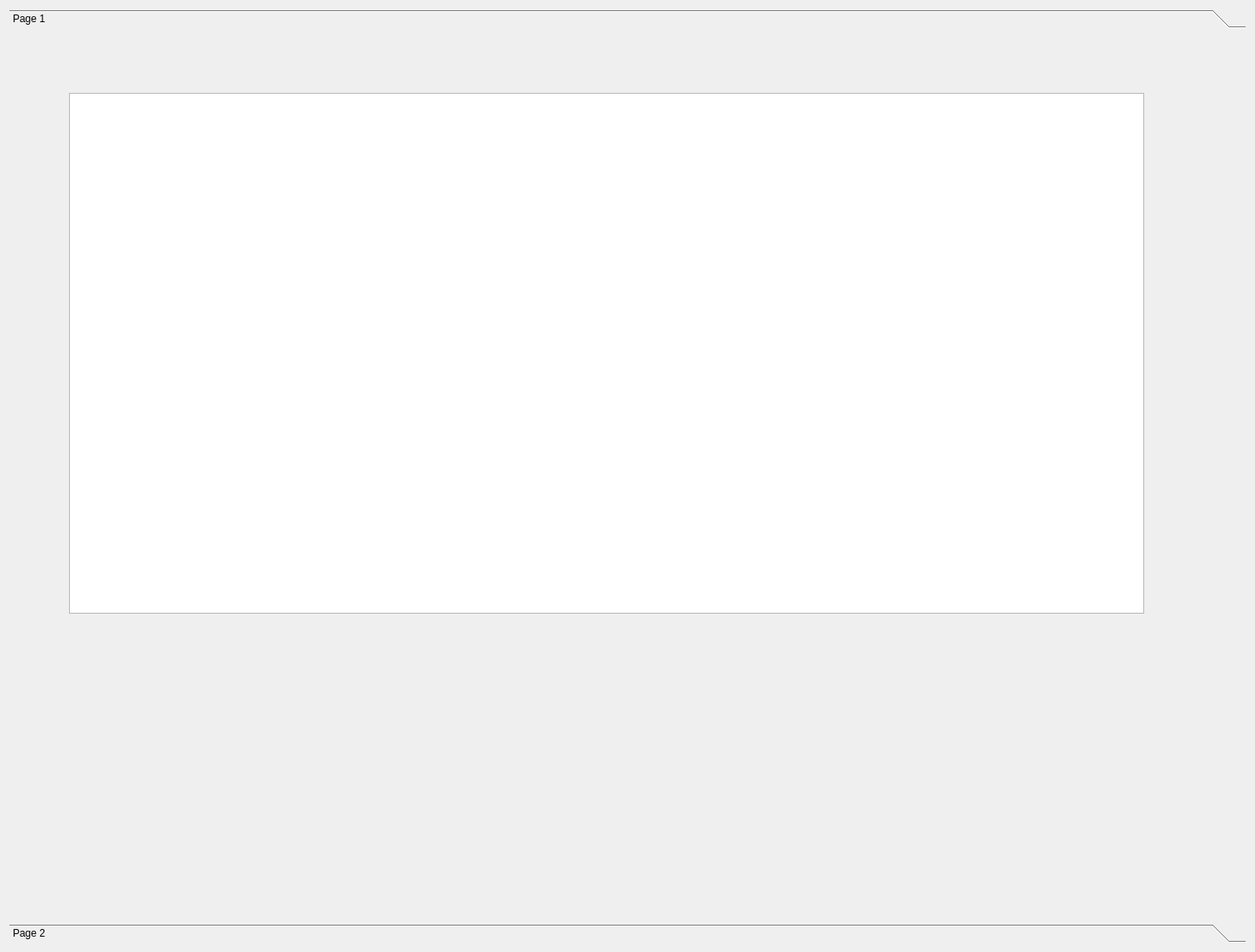
<?xml version="1.0" encoding="UTF-8"?>
<ui version="4.0">
 <class>cGlpiSync</class>
 <widget class="QWidget" name="cGlpiSync">
  <property name="geometry">
   <rect>
    <x>0</x>
    <y>0</y>
    <width>1472</width>
    <height>1117</height>
   </rect>
  </property>
  <property name="windowTitle">
   <string>Form</string>
  </property>
  <layout class="QVBoxLayout" name="verticalLayout">
   <item>
    <widget class="QToolBox" name="toolBox">
     <property name="currentIndex">
      <number>0</number>
     </property>
     <widget class="QWidget" name="pageLocation">
      <property name="geometry">
       <rect>
        <x>0</x>
        <y>0</y>
        <width>1454</width>
        <height>1037</height>
       </rect>
      </property>
      <attribute name="label">
       <string>Page 1</string>
      </attribute>
      <widget class="QTreeView" name="treeView">
       <property name="geometry">
        <rect>
         <x>70</x>
         <y>70</y>
         <width>1261</width>
         <height>611</height>
        </rect>
       </property>
      </widget>
     </widget>
     <widget class="QWidget" name="page_2">
      <property name="geometry">
       <rect>
        <x>0</x>
        <y>0</y>
        <width>1454</width>
        <height>1037</height>
       </rect>
      </property>
      <attribute name="label">
       <string>Page 2</string>
      </attribute>
     </widget>
    </widget>
   </item>
  </layout>
 </widget>
 <resources/>
 <connections/>
</ui>
